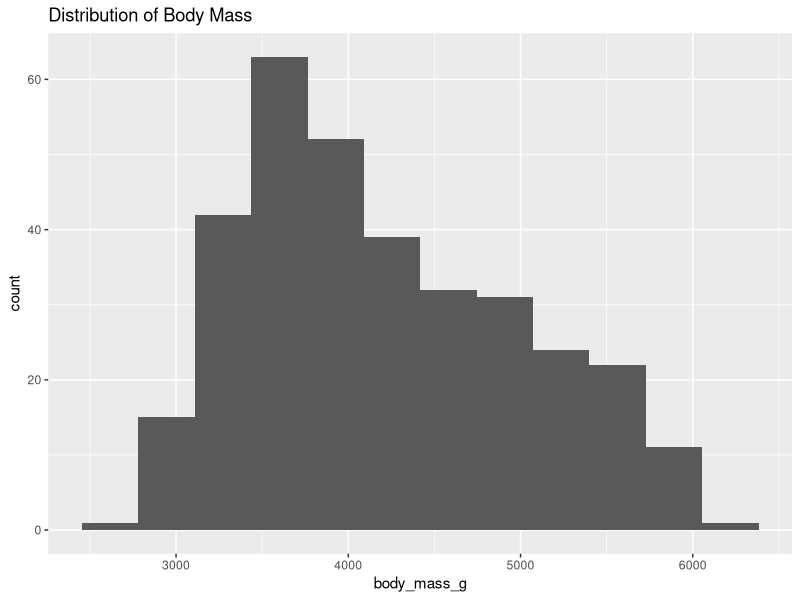
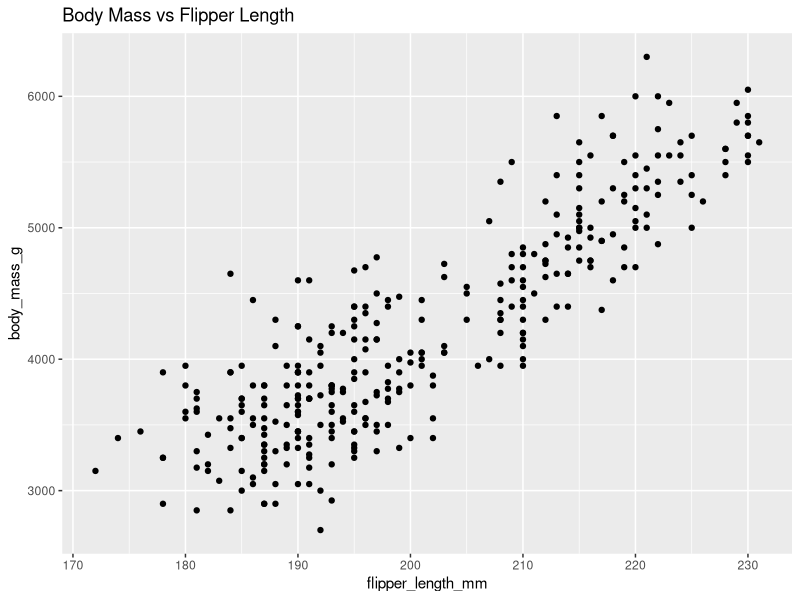
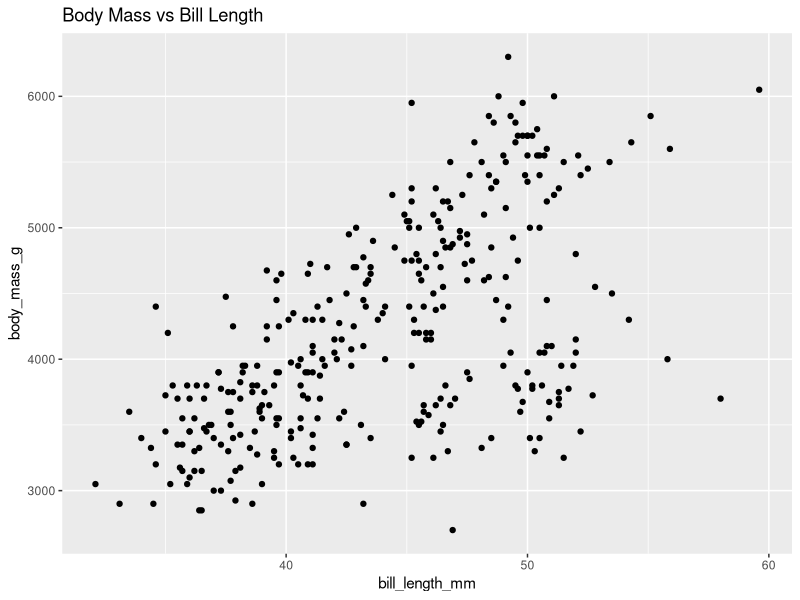
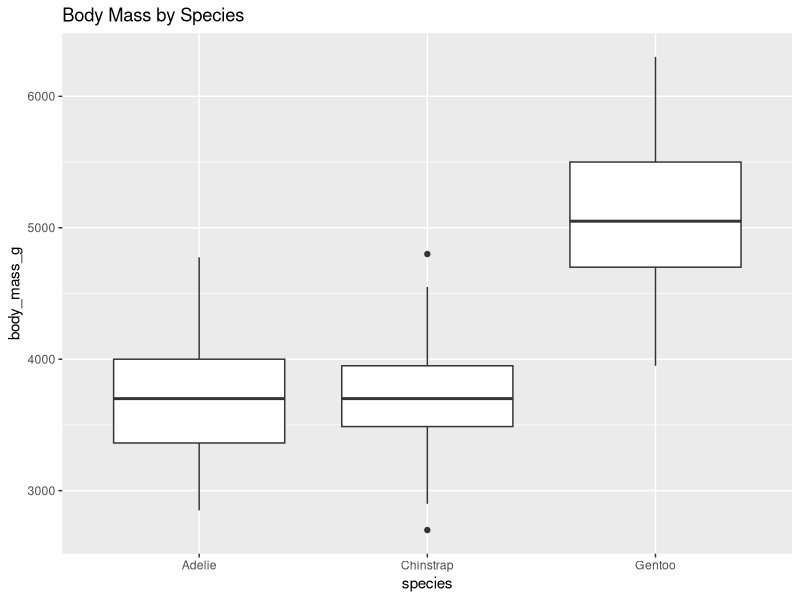

Write the R code that produced these figures, in order.
## ---- chunk 1
#| output: false
#| echo: false

library(tidyverse)
library(palmerpenguins)
df_raw <- penguins
str(df_raw)
head(df_raw)
summary(df_raw)
df <- df_raw %>%
  select(species, island, bill_length_mm, bill_depth_mm, flipper_length_mm,
         body_mass_g, sex) %>%
  mutate(
    species = as.factor(species),
    island = as.factor(island),
    sex = as.factor(sex),
    large_body = ifelse(body_mass_g > median(body_mass_g, na.rm = TRUE), 1, 0)
  ) %>%
  filter(
    !is.na(bill_length_mm),
    !is.na(bill_depth_mm),
    !is.na(flipper_length_mm),
    !is.na(body_mass_g),
    !is.na(sex)
  )
## ---- chunk 2
ggplot(df, aes(x = body_mass_g)) +
  geom_histogram(bins = 12) +
  labs(title = "Distribution of Body Mass")
## ---- chunk 3
ggplot(df, aes(x = flipper_length_mm, y = body_mass_g)) +
  geom_point() +
  labs(title = "Body Mass vs Flipper Length")
## ---- chunk 4
ggplot(df, aes(x = bill_length_mm, y = body_mass_g)) +
  geom_point() +
  labs(title = "Body Mass vs Bill Length")
## ---- chunk 5
ggplot(df, aes(x = species, y = body_mass_g)) +
  geom_boxplot() +
  labs(title = "Body Mass by Species")
